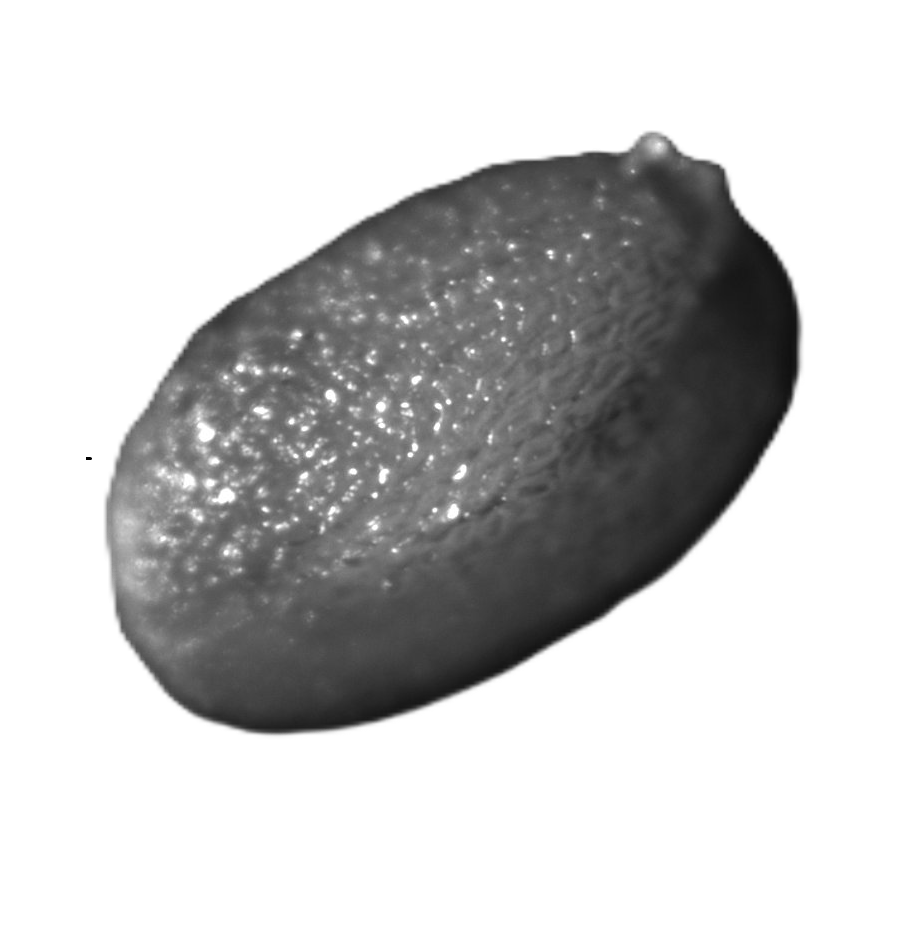
#> input picture semilla.png, 910 x 926 px
$ python seed_trail.py
#> lines starting #> are read from the running program, lines starting #| are printed output that depends on the picture
### spec_generation.py
from scipy.stats import rv_discrete, rv_continuous
from skimage import io as skio, color as skcolor, transform
import numpy as np
import pandas as pd
from functools import partial
# [24 lines left out: function sample_generator, not called in this run]

def sample_single(
    rng=None,
    *,
    ocupation_dist: rv_discrete,
    variety_dist: rv_discrete,
    intensities: list[rv_continuous],
    size_dist: rv_continuous,
    rotation_dist: rv_continuous,
):
    ocupation = ocupation_dist.rvs(random_state=rng)
    variety = variety_dist.rvs(random_state=rng)
    intensity = intensities[variety].rvs(random_state=rng)
    size = size_dist.rvs(random_state=rng)
    rotation = rotation_dist.rvs(random_state=rng)

    return {
        "ocupation": ocupation,
        "variety": variety,
        "intensity": intensity,
        "size": size,
        "rotation": rotation,
    }


def sample_many(
    N: int,
    rng=None,
    *,
    ocupation_dist: rv_discrete,
    variety_dist: rv_discrete,
    intensities: list[rv_continuous],
    size_dist: rv_continuous,
    rotation_dist: rv_continuous,
):
    return pd.DataFrame(
        sample_single(
            rng,
            ocupation_dist=ocupation_dist,
            variety_dist=variety_dist,
            intensities=intensities,
            size_dist=size_dist,
            rotation_dist=rotation_dist,
        )
        for _ in range(N)
    )

# [15 lines left out: function apply_specs, not called in this run]

### seed_trail.py
from skimage import io as skio, color as skcolor, transform
from spec_generation import sample_many
from spec_generation import apply_specs
from scipy.stats import binom, uniform, norm, rv_discrete
import numpy as np
from PIL import Image

nombre = "semilla.png"

deg_to_px = 640/(5*360)

# Abrir las imágenes
TEMPLATE = skcolor.rgb2gray(skio.imread(nombre)[:, :, :3])
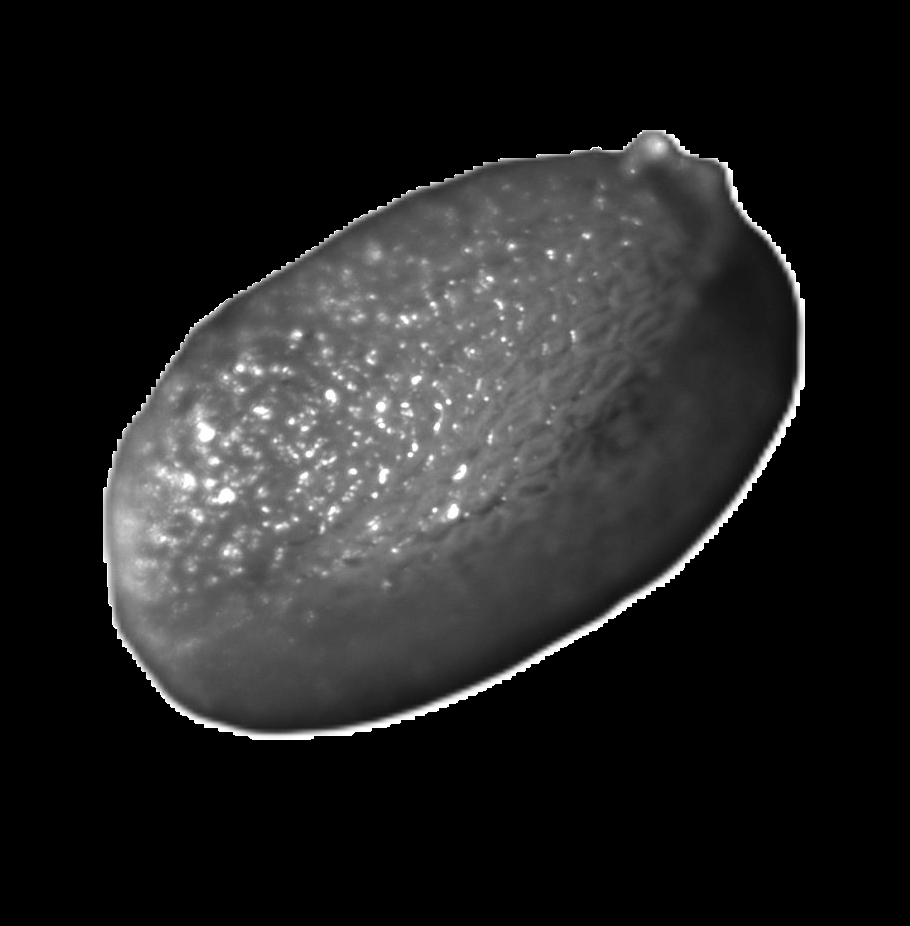
#> TEMPLATE: shape (926, 910) float64; min 0, max 1, mean 0.135
TEMPLATE = TEMPLATE * 1  / np.max(TEMPLATE)
TEMPLATE = transform.rescale(TEMPLATE, 0.25)
#> TEMPLATE: shape (232, 228) float64

def main():
    specs = sample_many(
                N = 20,
                ocupation_dist=binom(n=1, p=1),
                variety_dist=rv_discrete(values=([0, 1, 2], [1/2, 1/2, 0])),
                intensities=[
                    norm(loc=1, scale=0.01),
                    norm(loc=0.3, scale=0.01),
                    norm(loc=0, scale=0.1)
                    ],
                size_dist=uniform(loc=20, scale=5),
                rotation_dist=uniform(scale=360),)

#> (the run stopped early here; a loop or call above may not have finished)
